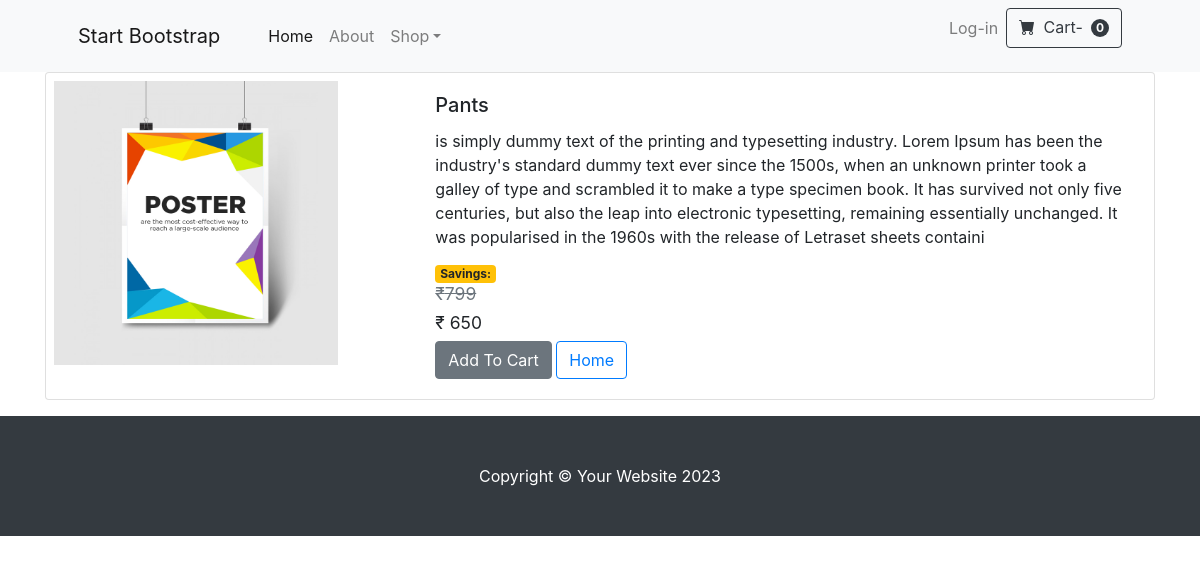
Page /product/pants/pants/ on the committed database.
### store/models.py (models this page shows)
class Product(models.Model):
    product_name = models.CharField(max_length=50, unique=True)
    slug = models.SlugField(unique=True)
    description = models.TextField(blank=True, null=True)
    image = models.ImageField(
        upload_to='photos/products', blank=True, null=True)
    stock = models.IntegerField()
    price = models.IntegerField(default=0)
    sale_price = models.IntegerField(null=True, blank=True)
    is_available = models.BooleanField(default=True)
    category = models.ForeignKey(Category, on_delete=models.CASCADE)
    created_date = models.DateTimeField(auto_now_add=True)
    modified_date = models.DateTimeField(auto_now=True)

### store/views.py (the view)
# urls.py: path('product/<slug:category_slug>/<slug:product_slug>/', views.product_details,name='product_details'),
def product_details(request, category_slug, product_slug):
    try:
        product = Product.objects.get(
            category__slug=category_slug, slug=product_slug)
        in_cart = CartItem.objects.filter(
            cart__cart_id=_cart_id(request), product=product).exists()
    except:
        raise Exception
    context = {
        'product': product,
        'in_cart': in_cart
    }
    return render(request, 'store/product_details.html', context)

### cart/views.py (called while the page is built)
def _cart_id(request):
    cart = request.session.session_key
    if not cart:
        cart = request.session.create()
    return cart

### store/context_processor.py (called while the page is built)
def categories_links(request):
    links = Category.objects.all()
    return dict(links=links)

def counter(request):
    cart_count = 0
    if 'admin' in request.path:
        return {cart_count: 12}
    else:
        try:
            cart = Cart.objects.filter(cart_id=_cart_id(request))
            cart_items = CartItem.objects.all().filter(cart=cart[:1])
            for cart_item in cart_items:
                cart_count += cart_item.quantity
        except Cart.DoesNotExist:
            cart_count = 0
    return dict(cart_count=cart_count)

### templates/store/product_details.html
{% extends 'store/base.html' %}
{% block bodyblock %}
<div class="container">
    <div class="card mb-3">
        <div class="row no-gutters">
            <div class="col-md-4">
                <img class="p-2" src="{{product.image.url}}" alt="..." , style="max-width: 300px; max-height: 450px;">
            </div>
            <div class="col-md-8">
                <div class="card-body">
                    <h5 class="card-title">{{product.product_name}}</h5>
                    <p class="card-text">{{product.description}}</p>
                    {% if product.sale_price %}
                    <span class="badge badge-warning">Savings: {{product.discount_price}} </span>
                    <h5 class="card-text"><small class="text-muted"><del>₹{{product.price}} </del></small></h5>
                    <h5 class="card-text"><small class="text">₹ {{product.sale_price}} </small></h5>
                    {% else %}
                    <h5 class="card-text"><small class="text">₹{{product.price}} </small></h5>
                    {% endif %}
                    {% if product.stock <= 0 %} <button type="button" class="btn btn-outline-danger">Out of
                        Stock</button>
                        {% else %}
                        {% if in_cart %}
                        <a href="{% url 'cart' %}" class="btn btn-success">Go To Cart</a>
                        {% else %}
                        <a href="{% url 'add_cart' product.id %}" class="btn btn-secondary">Add To Cart</a>
                        {% endif %}
                        {% endif %}
                        <a class="btn btn-outline-primary" href="/">Home</a>
                </div>
            </div>
        </div>
    </div>
</div>
{% endblock %}

### templates/store/base.html (shortened to what this page needs)
<html lang="en">
{% load static %}
<html>
<head>
    <link href="https://cdn.jsdelivr.net/npm/bootstrap-icons@1.5.0/font/bootstrap-icons.css" rel="stylesheet" />
    <link href="{% static 'css/styles.css' %}" rel="stylesheet" />
    <link rel="stylesheet" href="https://cdn.jsdelivr.net/npm/bootstrap@4.6.2/dist/css/bootstrap.min.css"
>
</head>
<body>
    <nav class="navbar navbar-expand-lg navbar-light bg-light">
        <div class="container px-4 px-lg-5">
            <a class="navbar-brand" href="/">Start Bootstrap</a>
            <div class="collapse navbar-collapse" id="navbarSupportedContent">
                <ul class="navbar-nav me-auto mb-2 mb-lg-0 ms-lg-4">
                    <li class="nav-item"><a class="nav-link active" aria-current="page" href="#!">Home</a></li>
                    <li class="nav-item"><a class="nav-link" href="#">About</a></li>
                    <li class="nav-item dropdown">
                        <a class="nav-link dropdown-toggle" id="navbarDropdown" href="#" role="button"
                            data-bs-toggle="dropdown" aria-expanded="false"> Shop</a>
                    </li>
                </ul>
                <form class="d-flex">
                    {% if user.is_authenticated %}
                    <ul class="navbar-nav ml-auto">
                        <li class="nav-item"><a class="nav-link" href="/accounts/logout">Log-out</a></li>
                    </ul>
                    {% else %}
                    <ul class="navbar-nav ml-auto">
                        <li class="nav-item"><a class="nav-link" href="/accounts/login">Log-in</a></li>
                    </ul>
                    {% endif %}
                    <a href="/cart" class="btn btn-outline-dark" type="submit">
                        <i class="bi-cart-fill me-1"></i>
                        Cart-
                        <span id="cart_quantity" class="badge bg-dark text-white ms-1 rounded-pill">
                        {{cart_count}}
                        </span>
                    </a>
                </form>
            </div>
        </div>
    </nav>
    {% block bodyblock %}
    {% endblock %}
    <footer class="py-5 bg-dark">
        <div class="container">
            <p class="m-0 text-center text-white">Copyright &copy; Your Website 2023</p>
        </div>
    </footer>
</body>
</html>

### rows in the picture
Product: image (picture), product_name "Pants", description "is simply dummy text of the printing and typesetting industry. Lorem Ipsum has been the industry's standard dummy text ever since the 1500s, when an unknown printer took a galley of type and scrambled it to make a type specimen book. It has survived not only five centuries, but also the leap into electronic typesetting, remaining essentially unchanged. It was popularised in the 1960s with the release of Letraset sheets containi", price "799", sale_price "650"

### other values in the picture
{{ cart_count }} "0"
